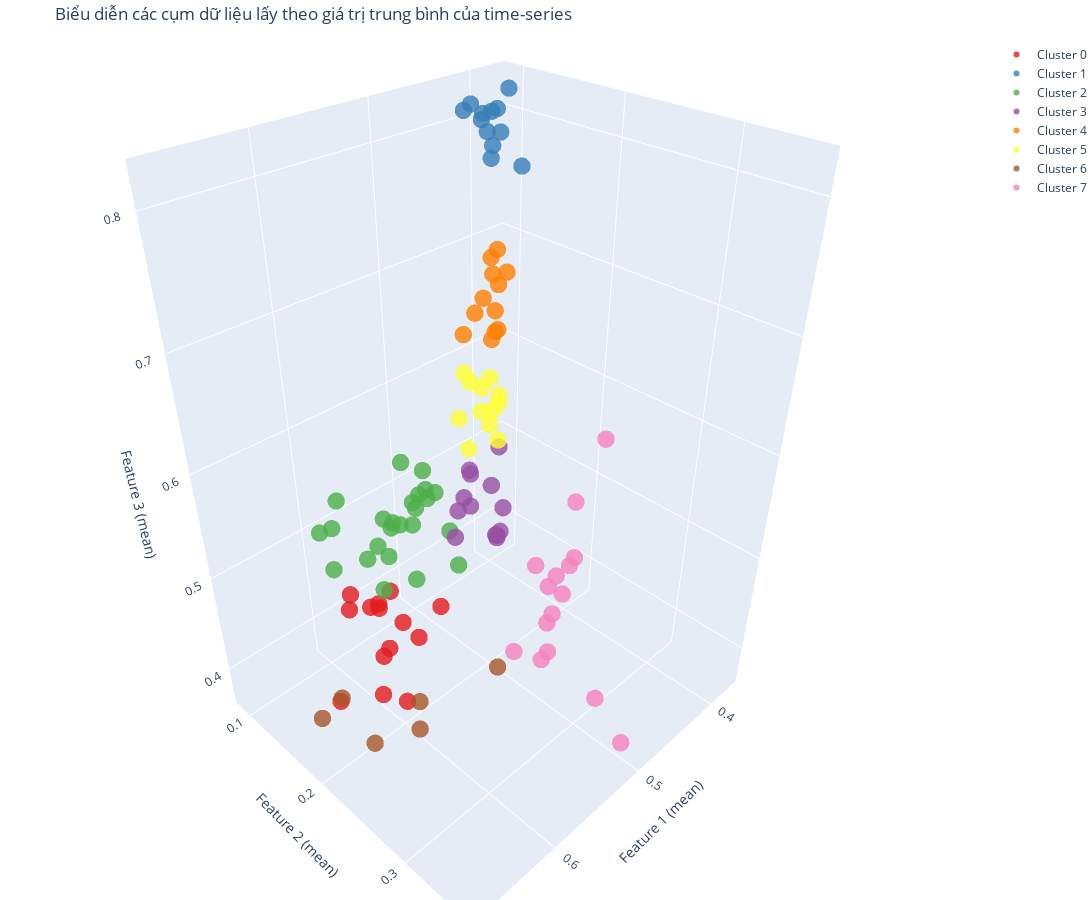

Source (notebook cell):
### Code cell
import plotly.express as px
import plotly.graph_objects as go

X_3d = np.mean(data, axis=2)

colors = px.colors.qualitative.Set1
fig = go.Figure()

for i in range(k_clusters):
    cluster_points = X_3d[labels == i]
    
    fig.add_trace(go.Scatter3d(
        x=cluster_points[:, 0],
        y=cluster_points[:, 1],
        z=cluster_points[:, 2],
        mode='markers',
        marker=dict(size=6, color=colors[i % len(colors)], opacity=0.8),
        name=f'Cluster {i}'
    ))

# Cài đặt giao diện
fig.update_layout(
    title=f'Biểu diễn các cụm dữ liệu lấy theo giá trị trung bình của time-series',
    scene=dict(
        xaxis_title='Feature 1 (mean)',
        yaxis_title='Feature 2 (mean)',
        zaxis_title='Feature 3 (mean)',
    ),
    margin=dict(l=0, r=0, b=0, t=40),
    width=2000,  # Tăng chiều rộng
    height=900   # Tăng chiều cao
)
fig.show()
